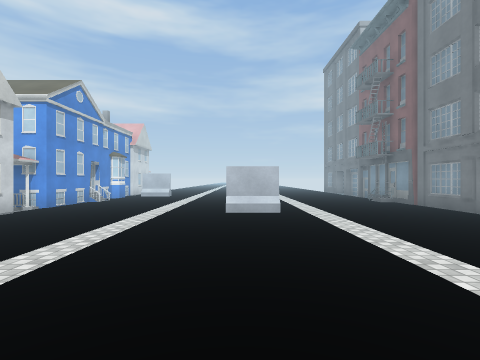
View 1 (above)

14 first-person views from a walk through a Unity game level. The camera is 1.5 m above the floor, looks level and sees 85° across. The floor is counted in squares, 2 m on a side. Each view is taken from the middle of a square. On the plan, view 1 faces up. The plan holds only what a view shows up to about 9 squares ahead; the rest is blank. The place goes on beyond the plan. Surface patterns are stand-ins for the level's own textures.

View 2
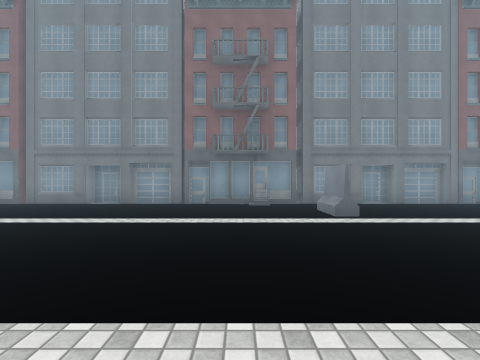

View 3
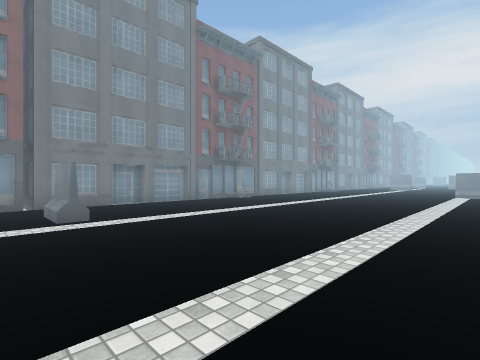

View 4
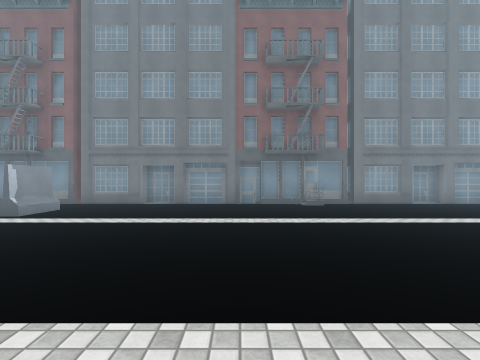

View 5
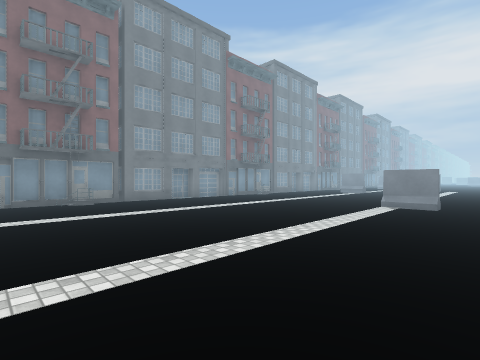

View 6
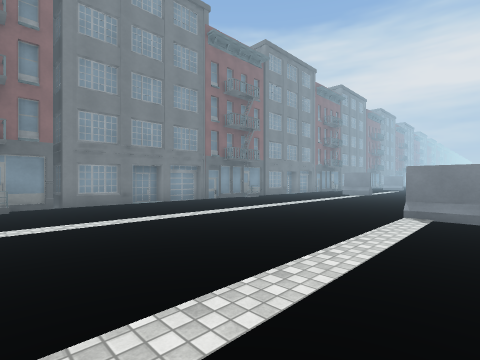

View 7
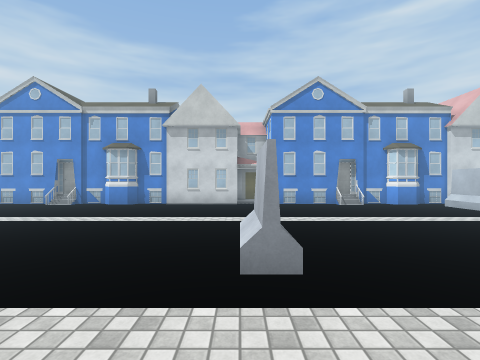

View 8
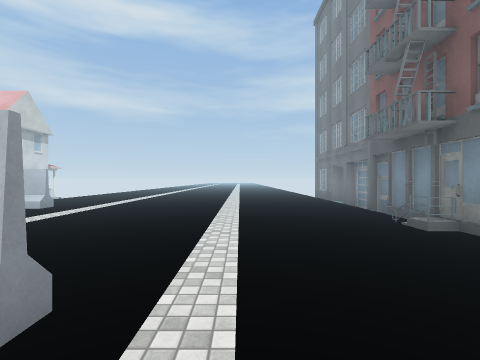

View 9
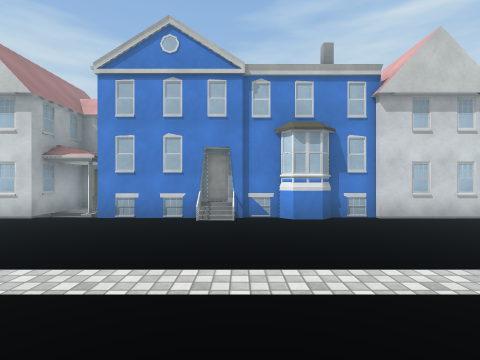

View 10
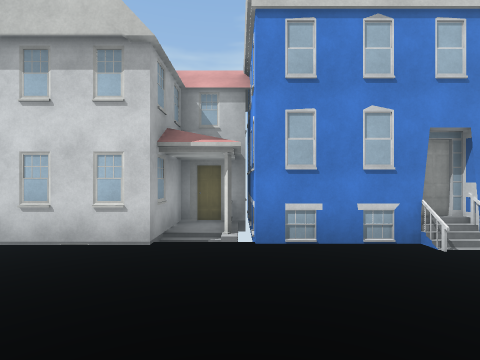

View 11
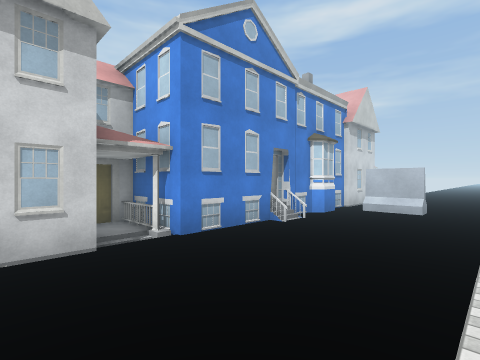

View 12
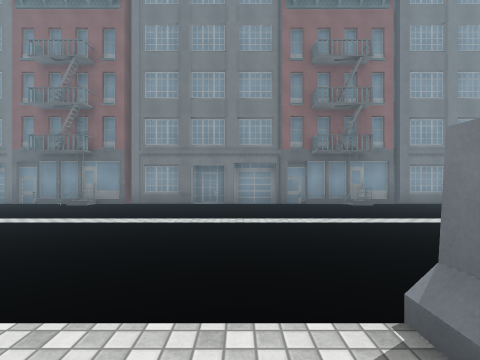

View 13
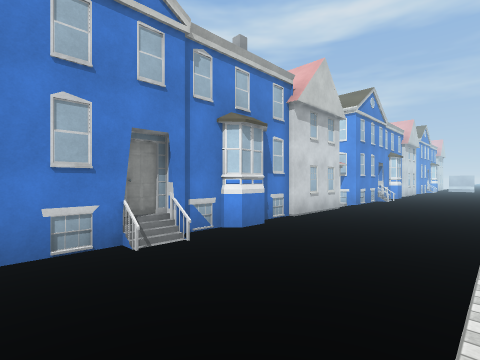

View 14
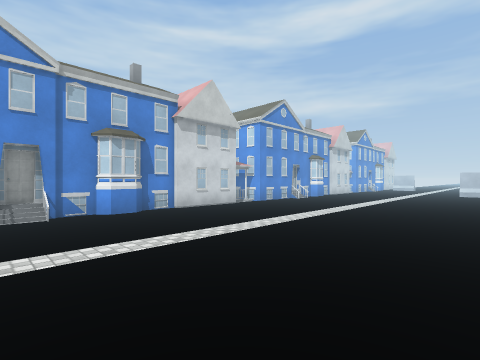

### Floor plan
Key: @ floor where view 1 was taken; # wall or solid block; . floor; B building.
Columns run from 8 left of view 1 to 7 right of it. Each row starts with its distance up from view 1.
 13 BBB#..........B
 12   BB#.........B
 11   B#..........B
 10   B..........#
  9    B.........#
  8  BB...........B
  7  BB...........B
  6  BB.....#.....B
  5  BB#..........B
  4   B#..........B
  3   B...........B
  2   B#..........B
  1   BB.........#
  0   B.....@....B
 -1   B........#..B
 -2 BBB...........B
 -3  BB...........B
 -4 BBB#..........B
 -5   B#..........B
 -6   B...........B
 -7   B#.........#
 -8   BB.........B
 -9   B...........B
-10   B...........BB
-11     ..........B
-12     ..........B
-13     ..........B
-14     ..#.......B
-15     .. .......B
-16        ......#
-17        ......B

Positions as (right, up) in squares from view 1, and headings:
1: (0, 0), facing up
2: (-3, 1), facing right
3: (-3, 0), facing down-right
4: (-3, -6), facing right
5: (-4, -6), facing down-right
6: (-3, -8), facing down-right
7: (3, 6), facing left
8: (2, 5), facing up
9: (0, 1), facing left
10: (-2, -2), facing left
11: (-2, 5), facing up-left
12: (-3, -13), facing right
13: (-2, -10), facing up-left
14: (1, -9), facing up-left
